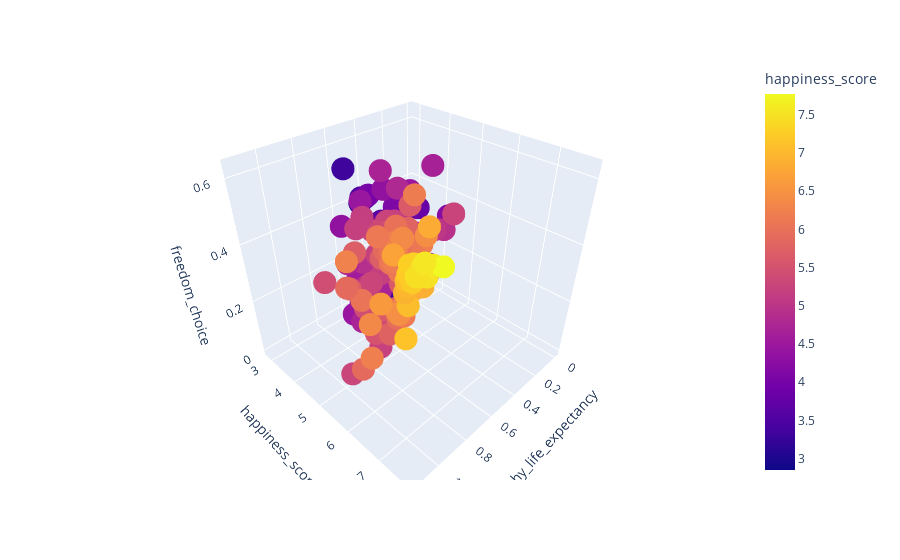

Notebook code cell kept with this figure:
### Code cell
import plotly.express as px
fig_life_freedom=px.scatter_3d(clean_2019, x="healthy_life_expectancy",y="happiness_score",z="freedom_choice", color="happiness_score")
fig_life_freedom.write_html("life_freedom.html")

### Figure 1 — Plotly figure (JSON) as saved in the notebook; plotly's stock layout.template omitted (floating-point values rounded to 4 significant figures; data arrays with more than 128 entries replaced by an {"elided": "..."} marker saying what was removed)
{"data": [{"hovertemplate": "healthy_life_expectancy=%{x}<br>happiness_score=%{marker.color}<br>freedom_choice=%{z}<extra></extra>", "legendgroup": "", "marker": {"color": {"elided": "156 float values"}, "coloraxis": "coloraxis", "symbol": "circle"}, "mode": "markers", "name": "", "scene": "scene", "showlegend": false, "type": "scatter3d", "x": {"elided": "156 float values"}, "y": {"elided": "156 float values"}, "z": {"elided": "156 float values"}}], "layout": {"coloraxis": {"colorbar": {"title": {"text": "happiness_score"}}, "colorscale": [[0, "#0d0887"], [0.1111, "#46039f"], [0.2222, "#7201a8"], [0.3333, "#9c179e"], [0.4444, "#bd3786"], [0.5556, "#d8576b"], [0.6667, "#ed7953"], [0.7778, "#fb9f3a"], [0.8889, "#fdca26"], [1, "#f0f921"]]}, "legend": {"tracegroupgap": 0}, "margin": {"t": 60}, "scene": {"domain": {"x": [0, 1], "y": [0, 1]}, "xaxis": {"title": {"text": "healthy_life_expectancy"}}, "yaxis": {"title": {"text": "happiness_score"}}, "zaxis": {"title": {"text": "freedom_choice"}}}}}
